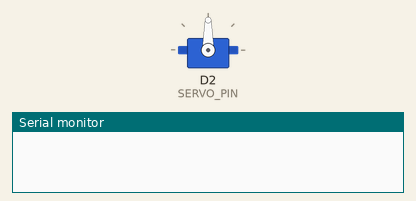
A sketch run on a simulated ESP8266 (NodeMCU). Shown: servo, the last lines printed to the serial monitor. WiFi joins after 1.5 s; servers stay silent unless stated; uploads are accepted with an empty reply.

Above: at 0.0 s.
At 2.8 s:
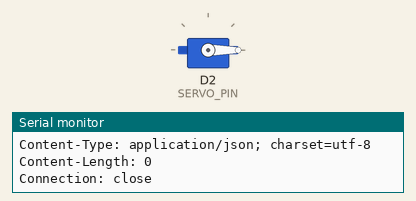
Timing chart, 0 to 4.3 s (numbered marks = the images above):
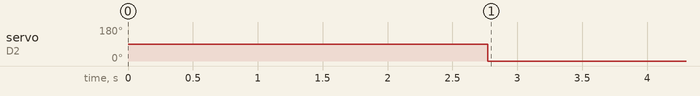

The sketch:

KMUTNB_robot_ARM.ino
```cpp
#include <Servo.h>
#include <ESP8266WiFi.h>                // Include main library

#define SERVO_PIN D2  // นี่คือกำหนดขาให้ Servo

const char* ssid     = "ITED";     // Set SSID
const char* password = "ited2315"; // Set password
const char* host = "dweet.io";          // Set host

Servo myservo;  // ประกาศ object ของการใช้ Servo
int analogValue = 0;

void setup()
{
  myservo.attach(SERVO_PIN);
  Serial.begin(115200);                 // Print setting message
  delay(10);
  Serial.println();
  Serial.println();
  Serial.print("Connecting to ");
  Serial.println(ssid);
  WiFi.begin(ssid, password);
  while (WiFi.status() != WL_CONNECTED)
  {
    delay(500);
    Serial.print(".");                  // Print WiFi status
  }
  Serial.println("");
  Serial.println("WiFi connected");     // Print connect status
  Serial.println("IP address: ");
  Serial.println(WiFi.localIP());       // Print IP address
} // setup

void loop()
{
  // Use WiFiClient class to create TCP connections
  WiFiClient client;
  const int httpPort = 80;              // Set HTTP Port
  if (!client.connect(host, httpPort))  // Test connection
  {
    Serial.println("connection failed");  // Print connection fail messag
    return;
  }
  //https://dweet.io/get/latest/dweet/for/masterUNG
  client.print(String("GET /get/latest/dweet/for/masterUNG HTTP/1.1\r\n") +
               "Host: " + host + "\r\n" +
               "Connection: keep-alive\r\n" +
               "Cache-Control: max-age=0\r\n\r\n");
  delay(1000);
  while (client.available())
  {
    String line = client.readStringUntil('\r');
    Serial.println(line);

    String test = line.substring(137, 140);
    Serial.println(test);

    analogValue = test.toInt(); // Change String to int
    analogValue = map(analogValue, 0, 1023, 0, 140);
    myservo.write(analogValue);


  } // while
} // loop
```

Measured:
- by itself, servo on D2 (SERVO_PIN): 90° → 0° at 2.8 s
